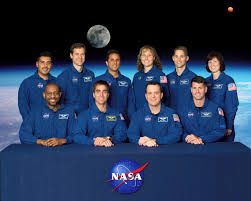
%> input picture Image.jpg, 251 x 201 px
$ octave Face_detection.m   (GNU Octave 9; MATLAB toolbox functions it lacks are replaced by stand-ins)
%> lines starting %> are read from the running program, lines starting %| are printed output that depends on the picture; in (x1, y1, x2, y2) boxes, pixels count from 0 and x2, y2 are one past the last pixel; in counts of white or black regions, pixels touching at a corner belong together; the program's own positions count from 1
clc
clear
close all

tic

How_many_faces_exists_in_Image = 10;

%% Step-1  Input Image from User
figure(1)
% [Name,Path] = uigetfile('*.jpg','Select Image to Input');
% concatinate_both  = strcat(Path,Name);
% Input_read =  imread(concatinate_both);
Input_read =  imread('Image.jpg');
%> Input_read is the input picture: size 201x251x3 uint8; mean R, G, B 39.4, 53.8, 81.3
subplot(2,2,1) , imshow(Input_read)
title('Input Image')

%% Step-2 check whether Image is RGb or Not  ?

[Row,Col,Frames] =  size(Input_read);
%> Row = 201; Col = 251; Frames = 3

if(Frames==3)
    msgbox('IMAGE TYPE IS RGB')
else
    msgbox('IMAGE TYPE IS GRAYSCALE')
%     break
end

%% Step-3 show RGB Frames

red_frame =  Input_read(:,:,1);
green_frame = Input_read(:,:,2);
blue_frame  = Input_read(:,:,3);

subplot(2,2,2), imshow(red_frame),title('Red Frame')
subplot(2,2,3) , imshow(green_frame) , title('Green Frame')
subplot(2,2,4), imshow(blue_frame), title('Blue Frame')

%% Step-4 Convert Image from RGB to Ycbcr
% B = rgb2hsv(A);
figure(2)
Image_ycbcr = rgb2ycbcr(Input_read);
%> Image_ycbcr: size 201x251x3 uint8; mean of channels 1, 2, 3 61.2, 142.2, 119.7
subplot(2,2,1) , imshow(Image_ycbcr), title('RGB to Y_Cb_Cr')

%% Step -5 Seprate Y, Cb and Cr Frame

Image_ycbcr1 = Image_ycbcr(:,:,1) ;
Image_ycbcr2 = Image_ycbcr(:,:,2) ;
Image_ycbcr3 = Image_ycbcr(:,:,3) ;

subplot(2,2,2), imshow(Image_ycbcr1),title('Y Frame')
subplot(2,2,3) , imshow(Image_ycbcr2) , title('Cb Frame')
subplot(2,2,4), imshow(Image_ycbcr3), title('Cr Frame')

%% Step-6 Convert Image from RGB to HSV

figure(3)
Image_hsv = rgb2hsv(Input_read);
%> Image_hsv: size 201x251x3 double; mean H, S, V 0.423, 0.508, 0.343
subplot(2,2,1) , imshow(Image_hsv), title('RGB to HSV')

%% Step-7 Seprate H, S and V Frame

Image_hsv1 = Image_hsv(:,:,1) ;
Image_hsv2 = Image_hsv(:,:,2) ;
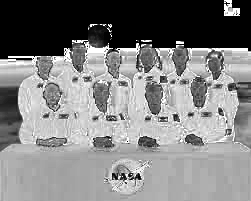
%> Image_hsv2: size 201x251 double; min 0, max 1, mean 0.508
Image_hsv3 = Image_hsv(:,:,3) ;
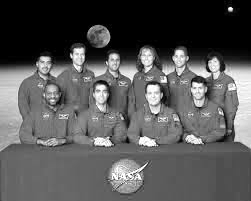
%> Image_hsv3: size 201x251 double; min 0, max 1, mean 0.343

subplot(2,2,2), imshow(Image_hsv1), title('H frame')
subplot(2,2,3) , imshow(Image_hsv2),title('S frame')
subplot(2,2,4), imshow(Image_hsv3), title('V frame')

%% Step-8 Convert Input Image to GrayScale Image
figure(4)
gray_Image = rgb2gray(Input_read);
subplot(2,2,1), imshow(gray_Image ),title('RGB to Gray Conversion')

%% Step-9 Edge Detection of Input Image

edge1 =  edge(gray_Image,'canny');
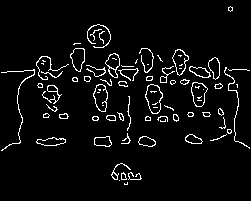
%> edge1: size 201x251 logical; 4.9% white in thin lines or dots, all inside (x1, y1, x2, y2) = (1, 6, 250, 185)
edge2 =  edge(gray_Image,'sobel');
%> edge2: size 201x251 logical; 3.7% white in thin lines or dots, all inside (x1, y1, x2, y2) = (0, 7, 251, 185)
edge3 =  edge(gray_Image,'prewitt');
subplot(2,2,2), imshow(~edge1), title('Canny Edge Detection')
subplot(2,2,3) , imshow(~edge2), title('Sobel Edge Detection')
subplot(2,2,4), imshow(~edge3), title('Prewitt Edge Detection')

%% Step-10 Convert YcbCr Image to GrayScale Image
figure(5)
gray_Image1 = Image_ycbcr2;
subplot(2,2,1), imshow(gray_Image1), title('YCbCr to Grayscale')

%% Step-11 Edge Detection of Input Image

edge11 =  edge(gray_Image1,'canny');
%> edge11: size 201x251 logical; 4.5% white in thin lines or dots
edge21 =  edge(gray_Image1,'sobel');
%> edge21: size 201x251 logical; 2.7% white in thin lines or dots, all inside (x1, y1, x2, y2) = (32, 7, 240, 194)
edge31 =  edge(gray_Image1,'prewitt');
%> edge31: size 201x251 logical; 2.6% white in thin lines or dots, all inside (x1, y1, x2, y2) = (17, 7, 240, 194)
subplot(2,2,2), imshow(~edge11), title('Canny-Invert Edges Pixel')
subplot(2,2,3) , imshow(~edge21), title('Sobel-Invert Edges Pixel')
subplot(2,2,4), imshow(~edge31),title('Prewitt-Invert Edges Pixel')

%% Step-12 Conver Ycbcr Frame to Bw

thresh_val = graythresh(Image_ycbcr2);
%> thresh_val = 0.545
image_bw = im2bw(Image_ycbcr2);
%> image_bw: size 201x251 logical; 90.5% white; 58 black regions (37 under 20 px), largest, box (x1, y1, x2, y2) and area: (136, 44, 162, 73) 472, (146, 82, 164, 115) 410, (68, 40, 88, 72) 382
figure,imshow(~image_bw), title('YCbCr to BW Conversion')

%% Step-13 Image LAbelling

[lableed_Image, Numbers] = bwlabel(~image_bw);
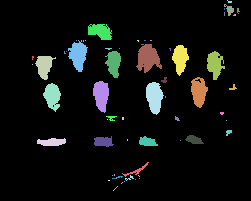
%> lableed_Image: size 201x251 double; 59 distinct labels, from 0 to 58; one colour per label, 0 black
%> Numbers = 58
Labelled_Regions = Numbers
%> Labelled_Regions = 58
figure,imshow(lableed_Image), title('Labelled Image')
title(['Labelled Regions = ', num2str(Numbers)])

%% Step-14 Morphological Operations
erode_Image  =  bwmorph(image_bw,'erode');
%> erode_Image: size 201x251 logical; 86.1% white; 30 black regions (5 under 20 px), largest, box (x1, y1, x2, y2) and area: (135, 39, 163, 74) 627, (145, 76, 168, 116) 581, (63, 39, 89, 73) 543
dilate_Image  = bwmorph(image_bw,'dilate',3);
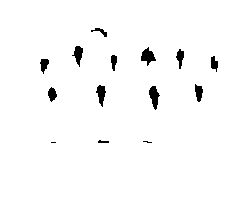
%> dilate_Image: size 201x251 logical; 97.7% white; 14 black regions (2 under 20 px), largest, box (x1, y1, x2, y2) and area: (149, 86, 160, 110) 151, (141, 47, 156, 66) 150, (96, 85, 106, 107) 125

figure,imshow(erode_Image),title('Morphological- Erode Image')
figure,imshow(dilate_Image),title('Morphological- Dilate Image')

%% Step-15 Filter Image Labelling

[lableed_Image11, Numbers11] = bwlabel(~dilate_Image);
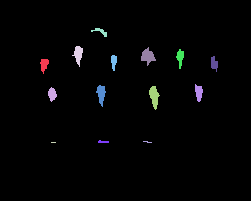
%> lableed_Image11: size 201x251 double; 15 distinct labels, from 0 to 14; one colour per label, 0 black
%> Numbers11 = 14
Morphological_Labelled_Regions = Numbers11
%> Morphological_Labelled_Regions = 14
figure,imshow(lableed_Image11), title('Filtered Image')
title(['Labelled Regions = ', num2str(Numbers11)])

%% Step-16 After Euler Test

filter_Image = imfill(~dilate_Image,'holes');
figure,imshow(filter_Image), title('Fill Holes')

% Remove Unwanted Noise
filter_Image2 = bwareaopen(filter_Image,62);
figure,imshow(filter_Image2), title('Remove Unwanted Noise')

%% Step-17 Filter Image Labelling

[lableed_Image1, Numbers1] = bwlabel(filter_Image2);
%> lableed_Image1: size 201x251 double; 11 distinct labels, from 0 to 10
%> Numbers1 = 10
Final_Labelled_Regions = Numbers1
%> Final_Labelled_Regions = 10
figure,imshow(lableed_Image1), title('Label filtered Image')
title(['Labelled Regions = ', num2str(Numbers1)])

%% Step-18 Final Face Detection

figure,imshow(Input_read)
title(['Total Face Detected = ', num2str(Numbers1)])

%% Part-19 Plot Rectagle around Image

Iprops = regionprops(lableed_Image1);
%> Iprops = 10 regions; largest, box (x1, y1, x2, y2), Area and Centroid: (149, 86, 160, 110) 151 [154.8 97], (141, 47, 156, 66) 150 [148.4 56.9], (96, 85, 106, 107) 125 [101.8 94.6], (72, 46, 83, 67) 120 [78.9 54.9], (195, 84, 203, 102) 98 [199.4 93.1]
Ibox = [Iprops.BoundingBox];
%> Ibox = 40 values, max 211.5 at index 37, min 6 at index 19, mean 54.58
Ibox = reshape(Ibox,[4 Numbers1]);
%> Ibox = 10 columns, first 8: [40.5 48.5 72.5 96.5 111.5 141.5 149.5 176.5; 59.5 87.5 46.5 85.5 55.5 47.5 86.5 49.5; 9 9 11 10 6 15 11 8; 15 15 21 22 16 19 24 20]
figure,imshow(Input_read)
% Plot the Object Location
hold on;
for cnt = 1:Numbers1
    rectangle('position',Ibox(:,cnt),'edgecolor','r');
     pause(1)
end
%> this loop made 10 passes
title(['Total Face Detected = ', num2str(Numbers1)])
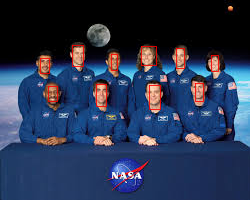
%> figure redrawn from the program's plot data; its title reads 'Total Face Detected = 10'


Accuracy = (How_many_faces_exists_in_Image/Numbers1)*100
%> Accuracy = 100
Computation_Time = toc
